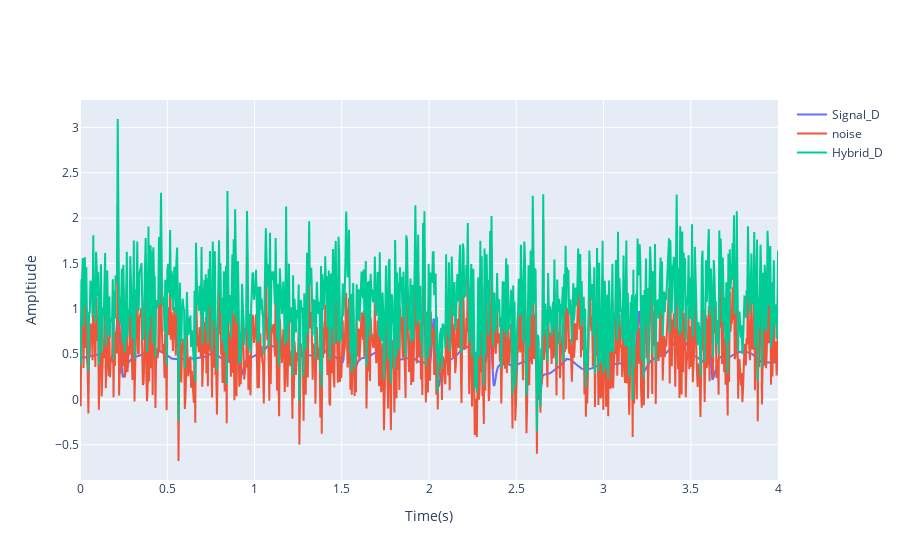

Source (notebook cell):
### Code cell
fig = go.Figure()
N = 1000
x_axis = np.linspace(0, 4, N)

fig.add_traces(go.Scatter( 
                        x = x_axis, y = signal_D, mode='lines', name= 'Signal_D'))
fig.add_traces(go.Scatter(
                        x = x_axis, y = noise_1, mode='lines', name = 'noise'))
fig.add_traces(go.Scatter(
                        x = x_axis, y = signal_D + noise_1, mode='lines', name = 'Hybrid_D'))
fig.update_layout(
    xaxis_title = 'Time(s)',
    yaxis_title = 'Ampltiude',
)

### Figure 1 — Plotly figure (JSON) as saved in the notebook; plotly's stock layout.template omitted (floating-point values rounded to 4 significant figures; data arrays with more than 128 entries replaced by an {"elided": "..."} marker saying what was removed)
{"data": [{"mode": "lines", "name": "Signal_D", "type": "scatter", "x": {"elided": "1000 float values"}, "y": {"elided": "1000 float values"}}, {"mode": "lines", "name": "noise", "type": "scatter", "x": {"elided": "1000 float values"}, "y": {"elided": "1000 float values"}}, {"mode": "lines", "name": "Hybrid_D", "type": "scatter", "x": {"elided": "1000 float values"}, "y": {"elided": "1000 float values"}}], "layout": {"xaxis": {"title": {"text": "Time(s)"}}, "yaxis": {"title": {"text": "Ampltiude"}}}}
